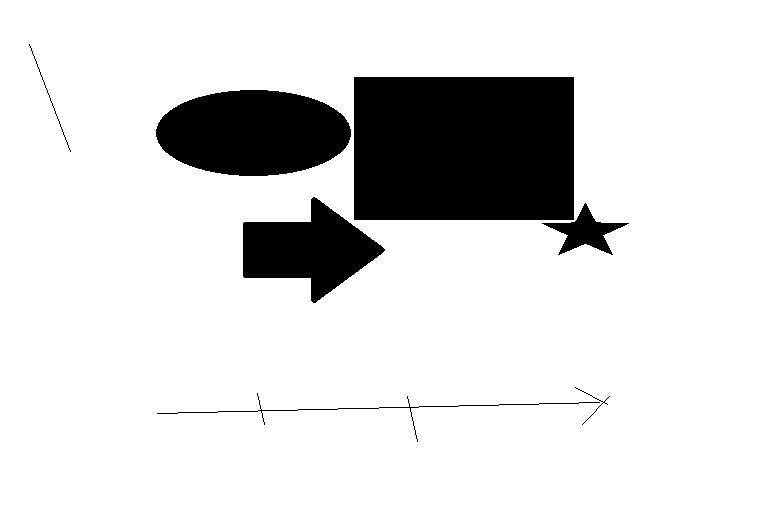
#> input picture drugi.png, 759 x 516 px
$ python 2.py
#> lines starting #> are read from the running program, lines starting #| are printed output that depends on the picture; after the words box and inside, x2 and y2 are one past the last pixel; in counts of white or black regions, pixels touching at a corner belong together
import cv2
import matplotlib.pyplot as plt

image = cv2.imread('drugi.png', cv2.IMREAD_GRAYSCALE)
#> image: shape (516, 759); 86% white; 7 black regions, largest, box (x1, y1, x2, y2) and area: (354, 77, 574, 220) 31460, (156, 90, 351, 176) 13206, (243, 197, 385, 303) 8015
_, binary = cv2.threshold(image, 127, 255, cv2.THRESH_BINARY)
cv2.imshow("Oryginalny", image)
kernel_sizes = [3, 5, 7]

results = {size: [] for size in kernel_sizes}

for size in kernel_sizes:
    kernel = cv2.getStructuringElement(cv2.MORPH_RECT, (size, size))
    dilated = image.copy()
    for i in range(1, 5):
        dilated = cv2.dilate(image, kernel, iterations=i)
        white_pixels = cv2.countNonZero(dilated)
        results[size].append(white_pixels)
        cv2.imshow(f"Iteracja {i}", dilated)
#> this loop made 3 passes
#> pass 1, `cv2.imshow(f"Iteracja {i}", dilated)`:
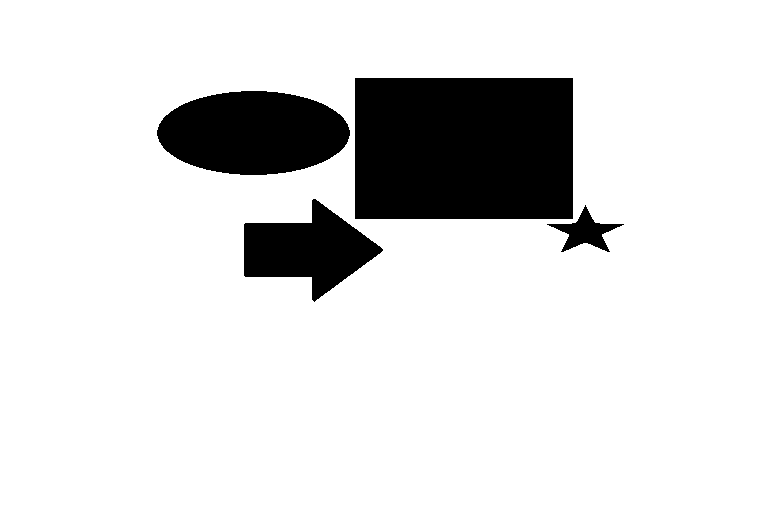
#> window 'Iteracja 1': shape (516, 759); 86.7% white; 4 black regions, box (x1, y1, x2, y2) and area: (355, 78, 573, 219) 30738, (157, 91, 350, 175) 12648, (244, 199, 383, 302) 7523, (547, 205, 624, 252) 1268
#> pass 1, `cv2.imshow(f"Iteracja {i}", dilated)`:
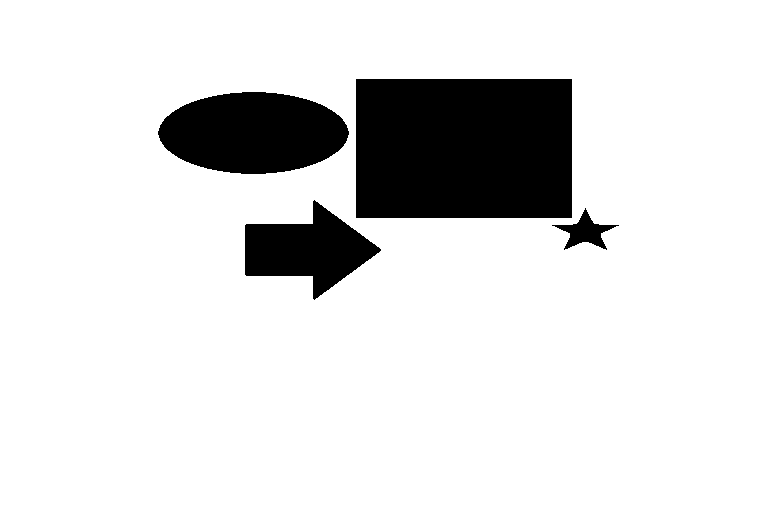
#> window 'Iteracja 2': shape (516, 759); 87.2% white; 4 black regions, box (x1, y1, x2, y2) and area: (356, 79, 572, 218) 30024, (158, 92, 349, 174) 12098, (245, 200, 381, 300) 7044, (552, 208, 619, 250) 982
#> pass 1, `cv2.imshow(f"Iteracja {i}", dilated)`:
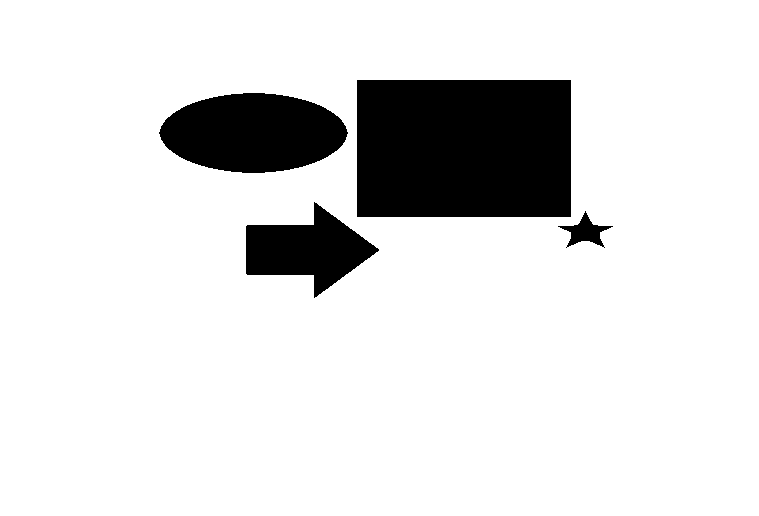
#> window 'Iteracja 3': shape (516, 759); 87.7% white; 4 black regions, box (x1, y1, x2, y2) and area: (357, 80, 571, 217) 29318, (159, 93, 348, 173) 11556, (246, 202, 379, 298) 6578, (558, 211, 613, 248) 740
#> pass 1, `cv2.imshow(f"Iteracja {i}", dilated)`:
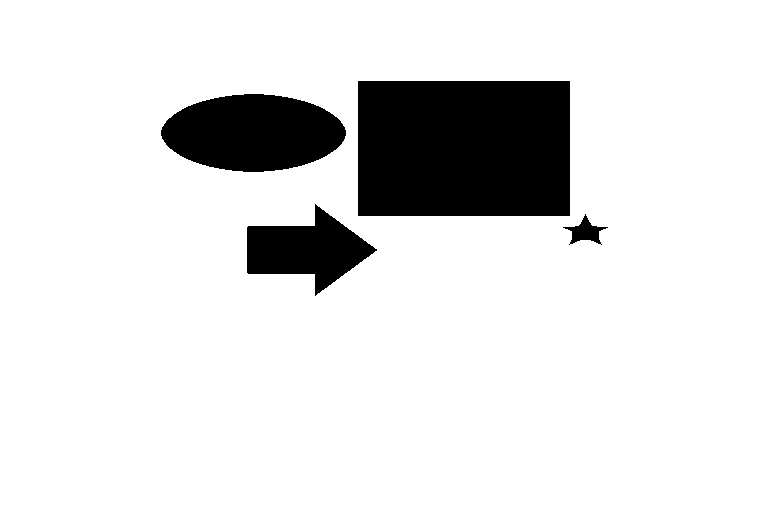
#> window 'Iteracja 4': shape (516, 759); 88.2% white; 4 black regions, box (x1, y1, x2, y2) and area: (358, 81, 570, 216) 28620, (161, 94, 346, 172) 11022, (247, 204, 377, 296) 6126, (563, 214, 608, 245) 540
#> after the loop:
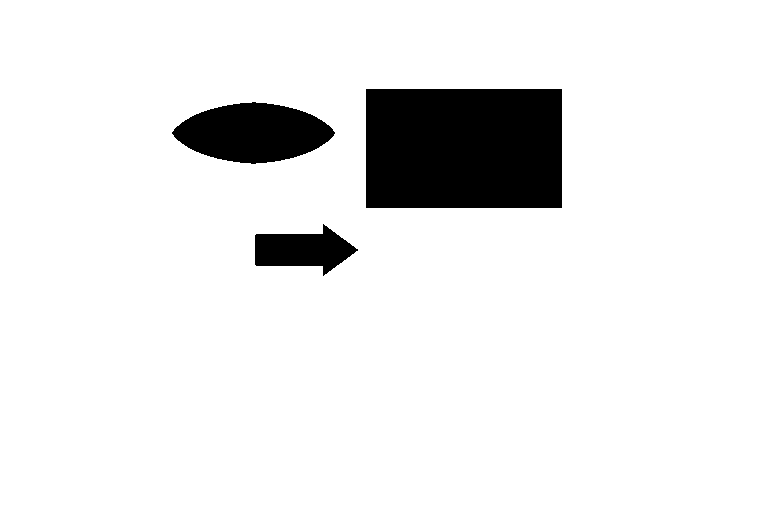
#> dilated: shape (516, 759); 91.4% white; 3 black regions, box (x1, y1, x2, y2) and area: (366, 89, 562, 208) 23324, (172, 102, 335, 164) 7101, (255, 224, 358, 276) 3101

plt.figure(figsize=(10, 6))
for size in kernel_sizes:
    plt.plot(range(1, 5), results[size], label=f'Kernel {size}x{size}')

plt.title('Zmiana grubości obiektów w zależności od liczby iteracji dylatacji')
plt.xlabel('Liczba iteracji')
plt.ylabel('Liczba białych pikseli')
plt.legend()
plt.grid(True)
plt.tight_layout()
plt.show()
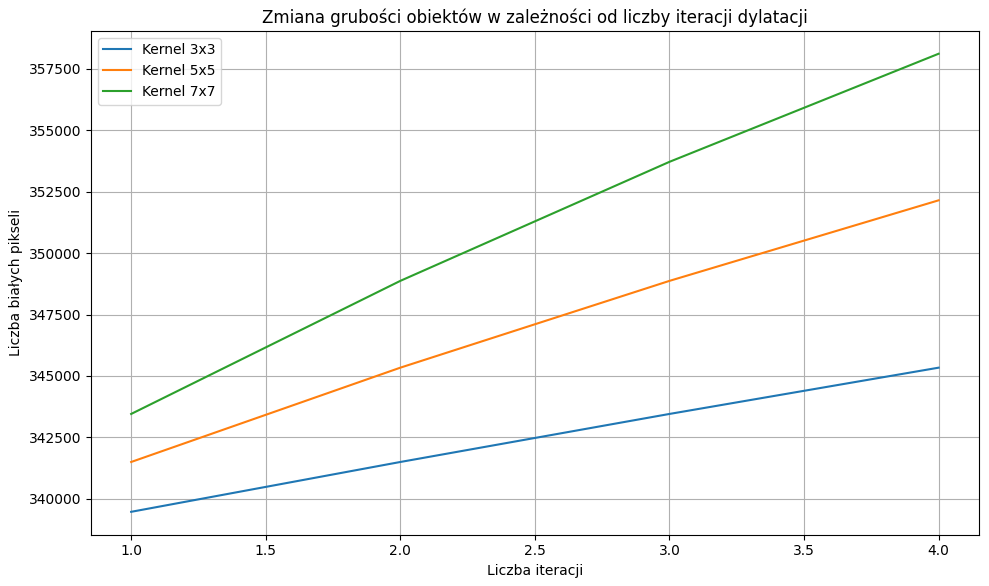
#> figure drawn by matplotlib, 1 panel
cv2.waitKey(0)
